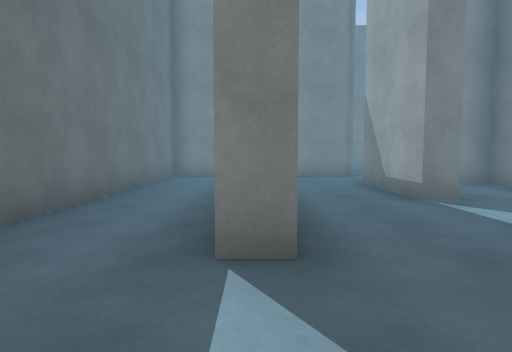
View 1 (above)

24 first-person views from a walk through a Unity game level. The camera is 1.3 m above the floor, tilts 4° down and sees 75° across. The floor is counted in squares, 2 m on a side. Each view is taken from the middle of a square. On the plan, view 1 faces up. The plan holds only what a view shows up to about 10 squares ahead; the rest is blank. The place goes on beyond the plan. The player is left out. Surface patterns are stand-ins for the level's own textures.

View 2
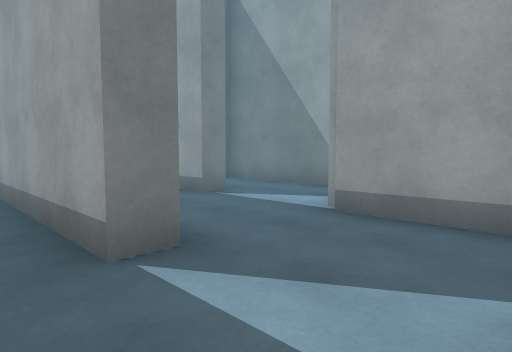

View 3
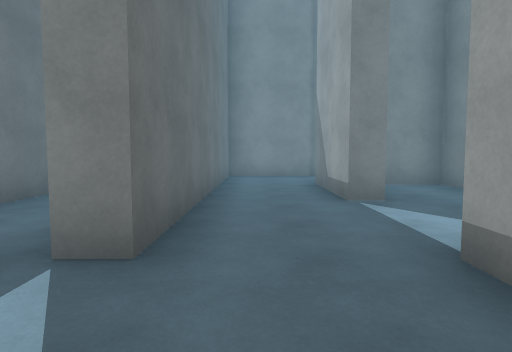

View 4
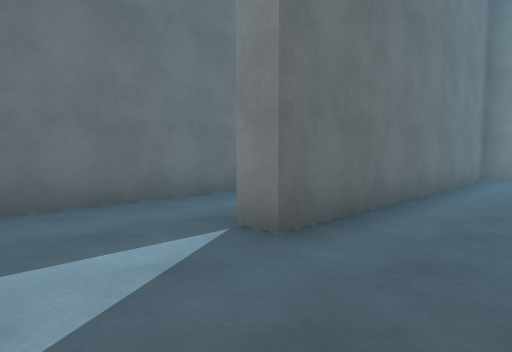

View 5
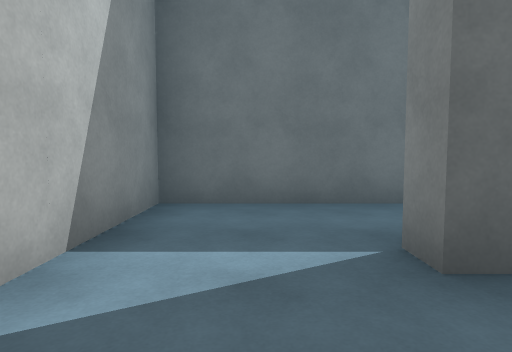

View 6
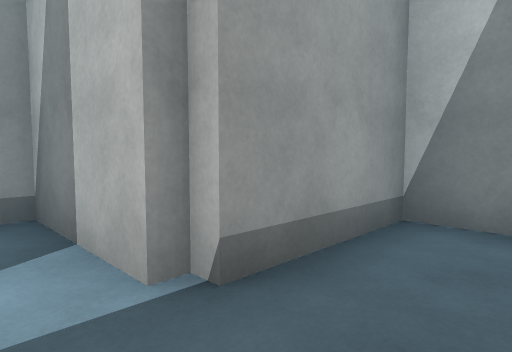

View 7
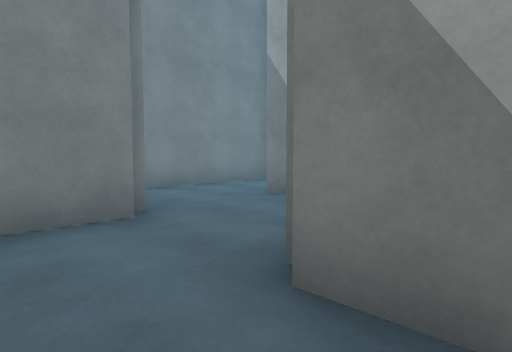

View 8
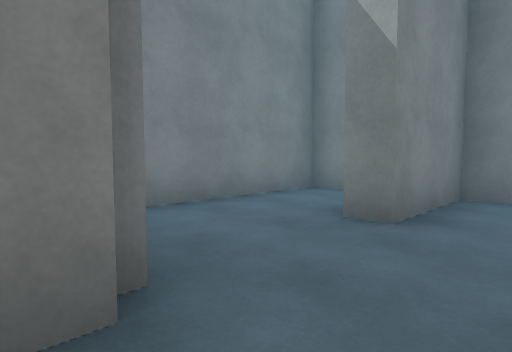

View 9
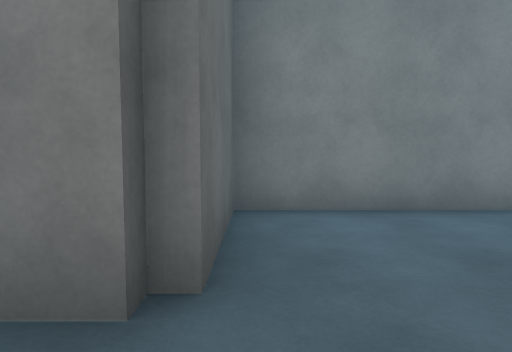

View 10
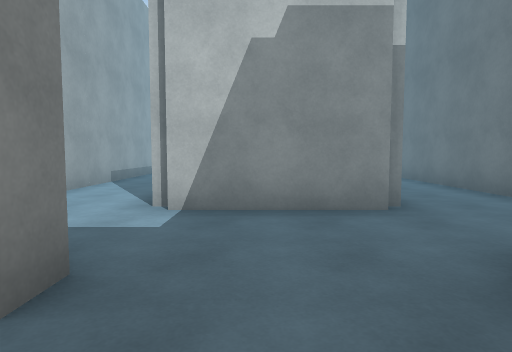

View 11
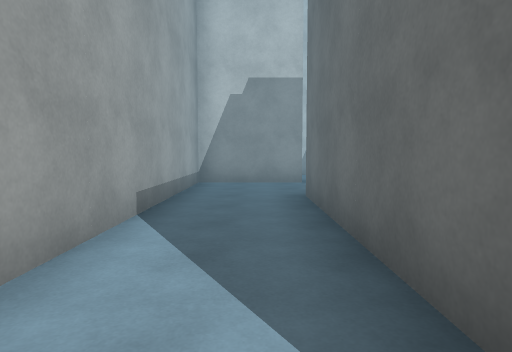

View 12
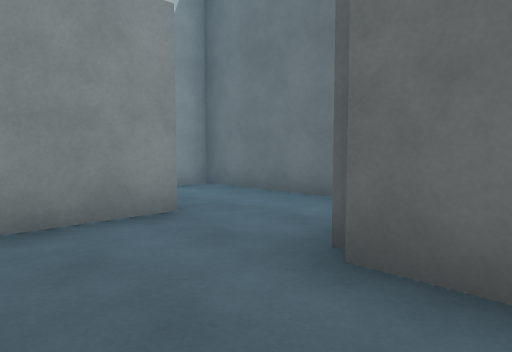

View 13
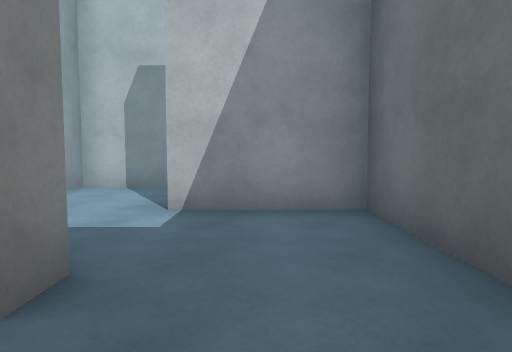

View 14
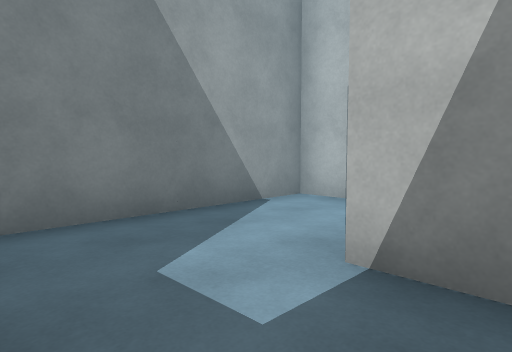

View 15
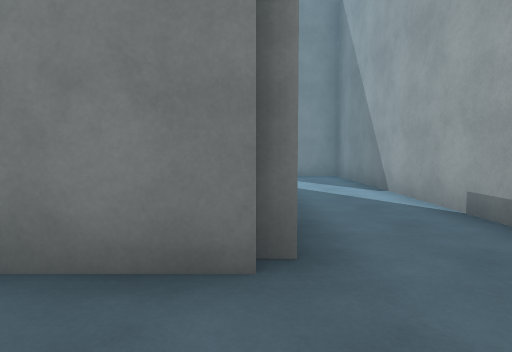

View 16
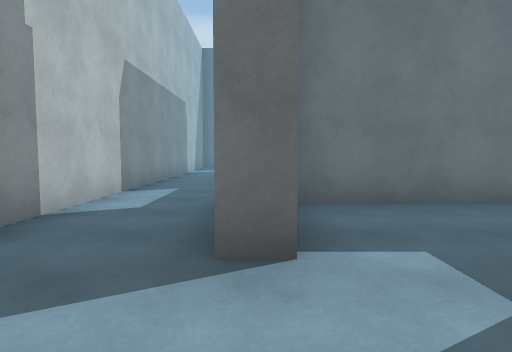

View 17
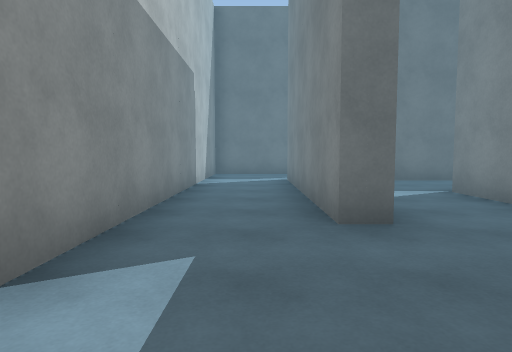

View 18
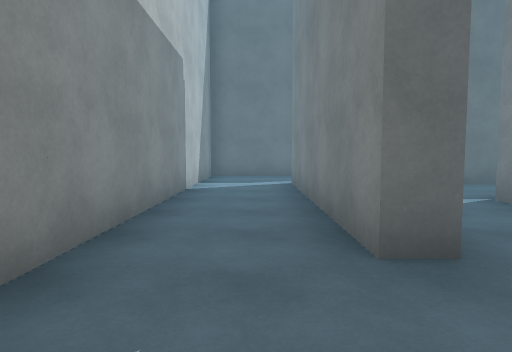

View 19
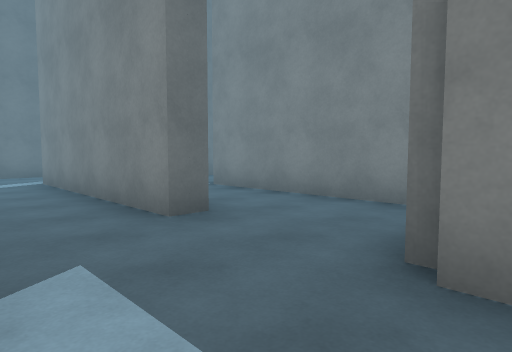

View 20
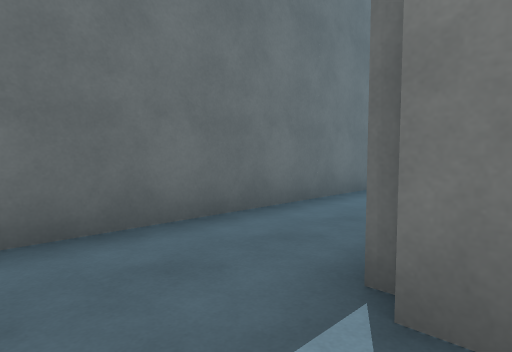

View 21
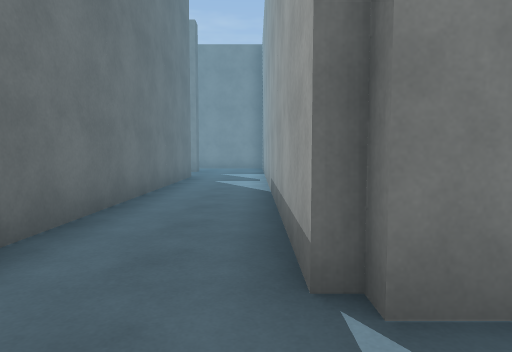

View 22
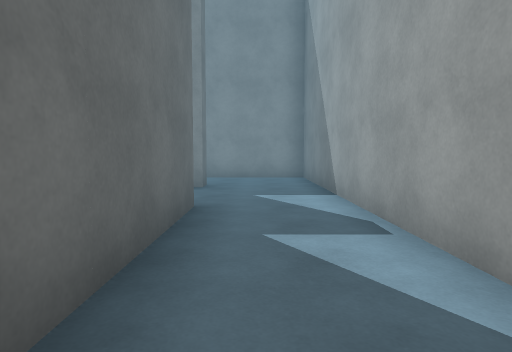

View 23
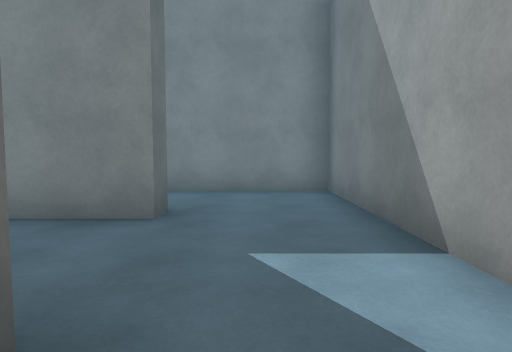

View 24
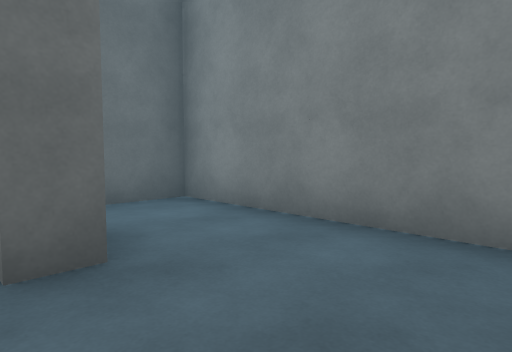

### Floor plan
Ten units are one square. View 1 is at (0, 0); x grows to the right and y downward. Boxes are objects, and circles mark ways between rooms. Rooms are numbered by the first view taken in them; rooms with no view inside come last. Other rooms are left out.
<svg viewBox="-77 -122 154 179">
<path fill="none" stroke="#000" d="M29 -45 23 -45 23 -70M24 -73 36 -73M26 -92 3 -92 3 -20 -2 -20 -2 -59M-11 -92 -22 -92 -22 2 23 2 23 -22 35 -22M50 -92 50 -98M72 -110 72 -117 27 -117 27 -95M36 -73 50 -73M50 -17 36 -17M52 -61 52 -20M50 8 50 2 72 2 72 -92 50 -92M27 -4 27 6M72 26 72 14M27 6 27 28 50 28M0 26 0 32 -50 32M50 28 50 32M56 52 72 52 72 26M-72 28 -72 52 41 52M-47 -70 -47 18M15 7 -27 7 -27 -95M-50 -99 -50 -92M-27 -95 -27 -117 -72 -117 -72 -105M35 -22 48 -22 48 -67 36 -67"/>
<circle cx="30" cy="-80" r="3" fill="#2a7"/>
<circle cx="30" cy="-35" r="3" fill="#2a7"/>
<circle cx="60" cy="-80" r="3" fill="#2a7"/>
<circle cx="45" cy="10" r="3" fill="#2a7"/>
<circle cx="65" cy="30" r="3" fill="#2a7"/>
<circle cx="15" cy="30" r="3" fill="#2a7"/>
<circle cx="-35" cy="-90" r="3" fill="#2a7"/>
<text x="10" y="-40">1</text>
<text x="50" y="-100">2</text>
<text x="60" y="-30">3</text>
<text x="50" y="20">4</text>
<text x="0" y="40">5</text>
<text x="-30" y="-30">6</text>
<text x="-50" y="-100">7</text>
<text x="40" y="-50">8</text>
</svg>
Room 1 opens to room 2. Room 1 opens to room 8. Room 2 opens to room 3. Room 3 opens to room 4. Room 4 opens to room 5. Room 5 opens to room 6. Room 6 opens to room 7.

Where each view was taken, in squares from view 1:
view 1: 0 up, 0 right, facing up
view 2: 0 up, 1 left, facing up-right
view 3: 0 up, 1 right, facing up
view 4: 0 up, 2 right, facing up-left
view 5: 1 up, 2 right, facing left
view 6: 3 up, 1 right, facing down-right
view 7: 6 up, 1 right, facing up-right
view 8: 8 up, 2 right, facing up-right
view 9: 8 up, 3 right, facing up
view 10: 11 up, 4 right, facing down
view 11: 7 up, 6 right, facing down
view 12: 3 up, 7 right, facing down-left
view 13: 1 up, 4 right, facing down
view 14: 1 down, 4 right, facing down-right
view 15: 0 up, 5 right, facing up
view 16: 3 down, 7 right, facing left
view 17: 4 down, 3 right, facing left
view 18: 4 down, 2 right, facing left
view 19: 5 down, 3 right, facing up-left
view 20: 2 down, 2 left, facing up-left
view 21: 2 down, 3 left, facing up
view 22: 3 up, 4 left, facing up
view 23: 6 up, 4 left, facing up
view 24: 9 up, 3 left, facing up-left
